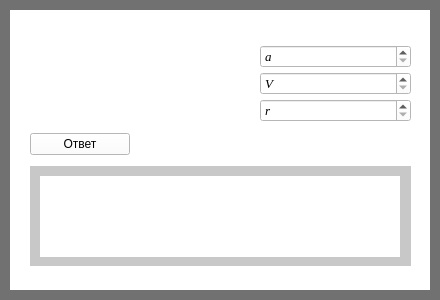
       <widget class="QWidget" name="widget_5" native="true">
        <property name="geometry">
         <rect>
          <x>460</x>
          <y>0</y>
          <width>440</width>
          <height>300</height>
         </rect>
        </property>
        <property name="minimumSize">
         <size>
          <width>440</width>
          <height>300</height>
         </size>
        </property>
        <property name="maximumSize">
         <size>
          <width>16777215</width>
          <height>300</height>
         </size>
        </property>
        <property name="styleSheet">
         <string notr="true">background-color: rgb(0, 0, 0);
background-color: rgb(113, 113, 113);</string>
        </property>
        <widget class="QWidget" name="widget_6" native="true">
         <property name="geometry">
          <rect>
           <x>10</x>
           <y>10</y>
           <width>420</width>
           <height>280</height>
          </rect>
         </property>
         <property name="minimumSize">
          <size>
           <width>420</width>
           <height>280</height>
          </size>
         </property>
         <property name="styleSheet">
          <string notr="true">background-color: rgb(255, 255, 255);</string>
         </property>
         <widget class="QWidget" name="verticalLayoutWidget_20">
          <property name="geometry">
           <rect>
            <x>20</x>
            <y>20</y>
            <width>381</width>
            <height>241</height>
           </rect>
          </property>
          <layout class="QVBoxLayout" name="verticalLayout_23">
           <property name="topMargin">
            <number>10</number>
           </property>
           <item>
            <layout class="QHBoxLayout" name="horizontalLayout_11">
             <property name="spacing">
              <number>50</number>
             </property>
             <item>
              <widget class="QLabel" name="label_21">
               <property name="minimumSize">
                <size>
                 <width>180</width>
                 <height>0</height>
                </size>
               </property>
               <property name="styleSheet">
                <string notr="true">background-color: rgb(255, 255, 255);</string>
               </property>
               <property name="text">
                <string/>
               </property>
               <property name="pixmap">
                <pixmap>D:/Downloads/2018-12-06_22-04-45.jpg</pixmap>
               </property>
              </widget>
             </item>
             <item>
              <layout class="QVBoxLayout" name="verticalLayout_9">
               <property name="spacing">
                <number>4</number>
               </property>
               <item>
                <widget class="QSpinBox" name="spinBox_30">
                 <property name="font">
                  <font>
                   <family>Times New Roman</family>
                   <pointsize>10</pointsize>
                   <italic>true</italic>
                  </font>
                 </property>
                 <property name="specialValueText">
                  <string>a</string>
                 </property>
                 <property name="maximum">
                  <number>1000000000</number>
                 </property>
                </widget>
               </item>
               <item>
                <widget class="QSpinBox" name="spinBox_28">
                 <property name="font">
                  <font>
                   <family>Times New Roman</family>
                   <pointsize>10</pointsize>
                   <italic>true</italic>
                  </font>
                 </property>
                 <property name="specialValueText">
                  <string>V</string>
                 </property>
                 <property name="maximum">
                  <number>1000000000</number>
                 </property>
                </widget>
               </item>
               <item>
                <widget class="QSpinBox" name="spinBox_29">
                 <property name="font">
                  <font>
                   <family>Times New Roman</family>
                   <pointsize>10</pointsize>
                   <italic>true</italic>
                  </font>
                 </property>
                 <property name="specialValueText">
                  <string>r</string>
                 </property>
                 <property name="maximum">
                  <number>1000000000</number>
                 </property>
                </widget>
               </item>
              </layout>
             </item>
            </layout>
           </item>
           <item>
            <widget class="QPushButton" name="pushButton_9">
             <property name="minimumSize">
              <size>
               <width>100</width>
               <height>0</height>
              </size>
             </property>
             <property name="maximumSize">
              <size>
               <width>100</width>
               <height>16777215</height>
              </size>
             </property>
             <property name="text">
              <string>Ответ</string>
             </property>
            </widget>
           </item>
           <item>
            <widget class="QWidget" name="widget_57" native="true">
             <property name="minimumSize">
              <size>
               <width>0</width>
               <height>100</height>
              </size>
             </property>
             <property name="maximumSize">
              <size>
               <width>400</width>
               <height>100</height>
              </size>
             </property>
             <property name="styleSheet">
              <string notr="true">background-color: rgb(200, 200, 200);</string>
             </property>
             <widget class="QLabel" name="label_26">
              <property name="geometry">
               <rect>
                <x>10</x>
                <y>10</y>
                <width>360</width>
                <height>81</height>
               </rect>
              </property>
              <property name="minimumSize">
               <size>
                <width>360</width>
                <height>0</height>
               </size>
              </property>
              <property name="maximumSize">
               <size>
                <width>360</width>
                <height>16777215</height>
               </size>
              </property>
              <property name="styleSheet">
               <string notr="true">background-color: rgb(255, 255, 255);</string>
              </property>
              <property name="text">
               <string/>
              </property>
             </widget>
            </widget>
           </item>
          </layout>
         </widget>
        </widget>
       </widget>
